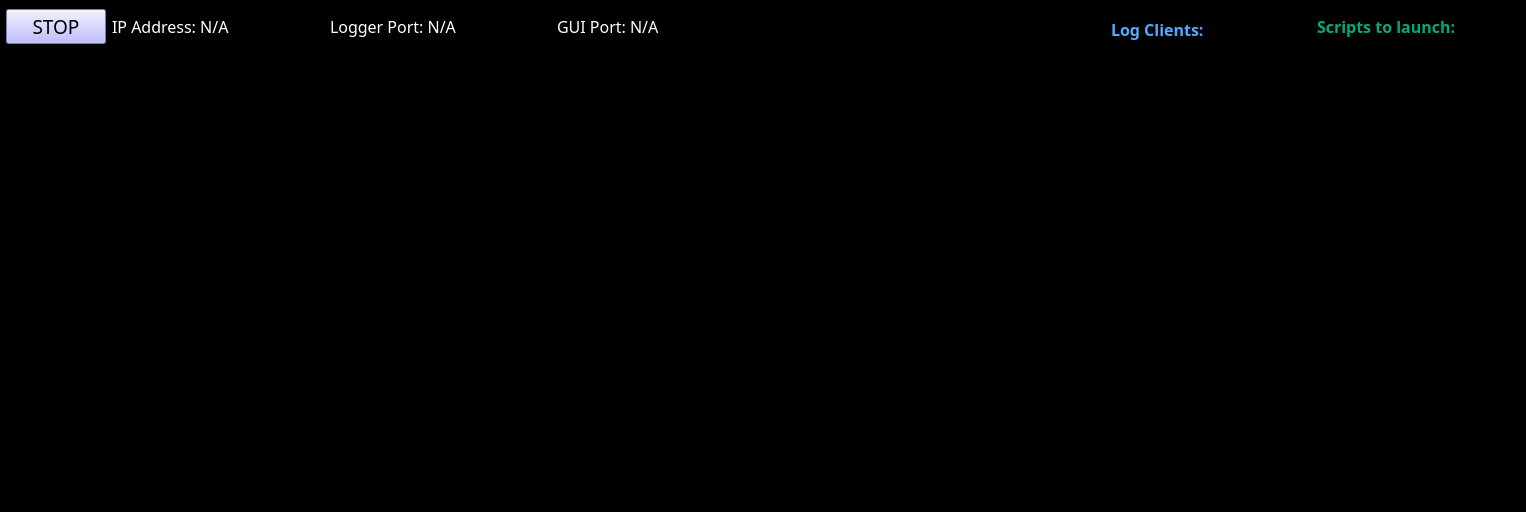
<?xml version="1.0" encoding="UTF-8"?>
<ui version="4.0">
 <class>MainWindow</class>
 <widget class="QMainWindow" name="MainWindow">
  <property name="geometry">
   <rect>
    <x>0</x>
    <y>0</y>
    <width>1526</width>
    <height>512</height>
   </rect>
  </property>
  <property name="windowTitle">
   <string>Launch Control</string>
  </property>
  <property name="windowOpacity">
   <double>2.000000000000000</double>
  </property>
  <property name="styleSheet">
   <string notr="true">background-color: rgb(0, 0, 0);
selection-color: rgb(255, 0, 0);</string>
  </property>
  <property name="toolButtonStyle">
   <enum>Qt::ToolButtonIconOnly</enum>
  </property>
  <widget class="QWidget" name="centralwidget">
   <layout class="QGridLayout" name="gridLayout" rowstretch="0,0,0,0" columnstretch="0,0,0,0,0">
    <property name="leftMargin">
     <number>6</number>
    </property>
    <property name="bottomMargin">
     <number>6</number>
    </property>
    <item row="3" column="3">
     <widget class="QListWidget" name="client_list">
      <property name="maximumSize">
       <size>
        <width>200</width>
        <height>16777215</height>
       </size>
      </property>
      <property name="font">
       <font>
        <family>Calibri Light</family>
        <pointsize>12</pointsize>
       </font>
      </property>
      <property name="toolTip">
       <string/>
      </property>
      <property name="styleSheet">
       <string notr="true">color: rgb(85, 170, 255);</string>
      </property>
      <property name="frameShape">
       <enum>QFrame::NoFrame</enum>
      </property>
     </widget>
    </item>
    <item row="3" column="4">
     <widget class="QListWidget" name="script_list">
      <property name="enabled">
       <bool>true</bool>
      </property>
      <property name="maximumSize">
       <size>
        <width>200</width>
        <height>16777215</height>
       </size>
      </property>
      <property name="font">
       <font>
        <family>Calibri Light</family>
        <pointsize>12</pointsize>
       </font>
      </property>
      <property name="toolTip">
       <string/>
      </property>
      <property name="styleSheet">
       <string notr="true">color: rgb(0, 170, 127);</string>
      </property>
      <property name="frameShape">
       <enum>QFrame::NoFrame</enum>
      </property>
      <property name="flow">
       <enum>QListView::TopToBottom</enum>
      </property>
      <property name="viewMode">
       <enum>QListView::IconMode</enum>
      </property>
     </widget>
    </item>
    <item row="0" column="4">
     <widget class="QLabel" name="label_2">
      <property name="maximumSize">
       <size>
        <width>200</width>
        <height>16777215</height>
       </size>
      </property>
      <property name="font">
       <font>
        <family>Calibri Light</family>
        <pointsize>12</pointsize>
       </font>
      </property>
      <property name="styleSheet">
       <string notr="true">color: rgb(0, 170, 127);</string>
      </property>
      <property name="text">
       <string>&lt;html&gt;&lt;head/&gt;&lt;body&gt;&lt;p&gt;&lt;span style=&quot; font-weight:600;&quot;&gt;Scripts to launch:&lt;/span&gt;&lt;/p&gt;&lt;/body&gt;&lt;/html&gt;</string>
      </property>
     </widget>
    </item>
    <item row="0" column="0">
     <widget class="QPushButton" name="stop_button">
      <property name="enabled">
       <bool>true</bool>
      </property>
      <property name="maximumSize">
       <size>
        <width>100</width>
        <height>100</height>
       </size>
      </property>
      <property name="font">
       <font>
        <family>Calibri Light</family>
        <pointsize>14</pointsize>
       </font>
      </property>
      <property name="mouseTracking">
       <bool>false</bool>
      </property>
      <property name="autoFillBackground">
       <bool>false</bool>
      </property>
      <property name="styleSheet">
       <string notr="true">background-color: rgb(170, 170, 255);</string>
      </property>
      <property name="text">
       <string>STOP</string>
      </property>
      <property name="checkable">
       <bool>true</bool>
      </property>
     </widget>
    </item>
    <item row="0" column="1">
     <layout class="QHBoxLayout" name="horizontalLayout_5">
      <property name="spacing">
       <number>100</number>
      </property>
      <item>
       <widget class="QLabel" name="ip_label">
        <property name="font">
         <font>
          <family>Calibri Light</family>
          <pointsize>12</pointsize>
          <weight>3</weight>
          <italic>false</italic>
          <bold>false</bold>
         </font>
        </property>
        <property name="styleSheet">
         <string notr="true">color: rgb(255, 255, 255);
font: 25 12pt &quot;Calibri Light&quot;;</string>
        </property>
        <property name="text">
         <string>&lt;html&gt;&lt;head/&gt;&lt;body&gt;&lt;p&gt;&lt;span style=&quot; color:#ffffff;&quot;&gt;IP Address: N/A&lt;/span&gt;&lt;/p&gt;&lt;/body&gt;&lt;/html&gt;</string>
        </property>
       </widget>
      </item>
      <item>
       <widget class="QLabel" name="logger_label">
        <property name="font">
         <font>
          <family>Calibri Light</family>
          <pointsize>12</pointsize>
          <weight>3</weight>
          <italic>false</italic>
          <bold>false</bold>
         </font>
        </property>
        <property name="styleSheet">
         <string notr="true">color: rgb(255, 255, 255);
font: 25 12pt &quot;Calibri Light&quot;;</string>
        </property>
        <property name="text">
         <string>&lt;html&gt;&lt;head/&gt;&lt;body&gt;&lt;p&gt;&lt;span style=&quot; color:#ffffff;&quot;&gt;Logger Port: N/A&lt;/span&gt;&lt;/p&gt;&lt;/body&gt;&lt;/html&gt;</string>
        </property>
       </widget>
      </item>
      <item>
       <widget class="QLabel" name="gui_label">
        <property name="font">
         <font>
          <family>Calibri Light</family>
          <pointsize>12</pointsize>
          <weight>3</weight>
          <italic>false</italic>
          <bold>false</bold>
         </font>
        </property>
        <property name="styleSheet">
         <string notr="true">color: rgb(255, 255, 255);
font: 25 12pt &quot;Calibri Light&quot;;</string>
        </property>
        <property name="text">
         <string>&lt;html&gt;&lt;head/&gt;&lt;body&gt;&lt;p&gt;&lt;span style=&quot; color:#ffffff;&quot;&gt;GUI Port: N/A&lt;/span&gt;&lt;/p&gt;&lt;/body&gt;&lt;/html&gt;</string>
        </property>
       </widget>
      </item>
     </layout>
    </item>
    <item row="0" column="3" rowspan="2">
     <widget class="QLabel" name="label">
      <property name="maximumSize">
       <size>
        <width>200</width>
        <height>16777215</height>
       </size>
      </property>
      <property name="font">
       <font>
        <family>Calibri Light</family>
        <pointsize>12</pointsize>
       </font>
      </property>
      <property name="styleSheet">
       <string notr="true">color: rgb(85, 170, 255);</string>
      </property>
      <property name="text">
       <string>&lt;html&gt;&lt;head/&gt;&lt;body&gt;&lt;p&gt;&lt;span style=&quot; font-weight:600;&quot;&gt;Log Clients:&lt;/span&gt;&lt;/p&gt;&lt;/body&gt;&lt;/html&gt;</string>
      </property>
     </widget>
    </item>
    <item row="3" column="1" colspan="2">
     <widget class="QTextBrowser" name="terminal">
      <property name="enabled">
       <bool>true</bool>
      </property>
      <property name="font">
       <font>
        <family>Courier New</family>
        <pointsize>12</pointsize>
       </font>
      </property>
      <property name="styleSheet">
       <string notr="true">color: rgb(255, 255, 255);</string>
      </property>
      <property name="frameShape">
       <enum>QFrame::NoFrame</enum>
      </property>
     </widget>
    </item>
    <item row="3" column="0">
     <widget class="QTextBrowser" name="buffer_terminal">
      <property name="maximumSize">
       <size>
        <width>100</width>
        <height>16777215</height>
       </size>
      </property>
      <property name="frameShape">
       <enum>QFrame::NoFrame</enum>
      </property>
      <property name="verticalScrollBarPolicy">
       <enum>Qt::ScrollBarAlwaysOff</enum>
      </property>
      <property name="horizontalScrollBarPolicy">
       <enum>Qt::ScrollBarAlwaysOff</enum>
      </property>
      <property name="overwriteMode">
       <bool>false</bool>
      </property>
     </widget>
    </item>
   </layout>
  </widget>
  <widget class="QMenuBar" name="menubar">
   <property name="geometry">
    <rect>
     <x>0</x>
     <y>0</y>
     <width>1526</width>
     <height>31</height>
    </rect>
   </property>
  </widget>
  <widget class="QStatusBar" name="statusbar"/>
 </widget>
 <resources/>
 <connections/>
 <designerdata>
  <property name="gridDeltaX">
   <number>10</number>
  </property>
  <property name="gridDeltaY">
   <number>10</number>
  </property>
  <property name="gridSnapX">
   <bool>true</bool>
  </property>
  <property name="gridSnapY">
   <bool>true</bool>
  </property>
  <property name="gridVisible">
   <bool>true</bool>
  </property>
 </designerdata>
</ui>
